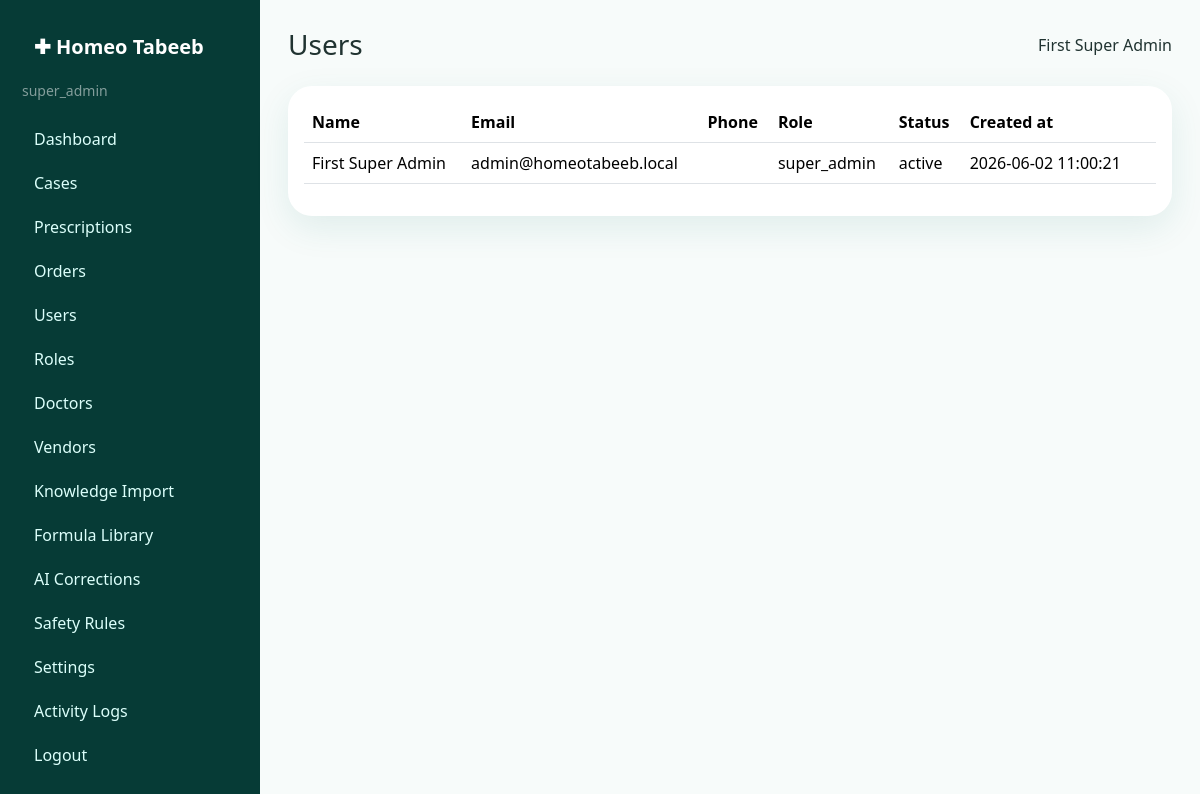
The page /admin/users.php (signed in) on the database its author committed.
### tables this page shows
CREATE TABLE users (id BIGINT UNSIGNED AUTO_INCREMENT PRIMARY KEY,name VARCHAR(150) NOT NULL,email VARCHAR(190) NOT NULL UNIQUE,phone VARCHAR(60),password_hash VARCHAR(255) NOT NULL,role ENUM('super_admin','admin','manager','doctor') NOT NULL DEFAULT 'doctor',status ENUM('active','inactive') NOT NULL DEFAULT 'active',created_at DATETIME NOT NULL DEFAULT CURRENT_TIMESTAMP,updated_at DATETIME NULL ON UPDATE CURRENT_TIMESTAMP);

### includes/db.php (called while the page is built, shortened)
<?php
function db(): PDO
{
    $dsn = 'mysql:host=' . DB_HOST . ';dbname=' . DB_NAME . ';charset=' . DB_CHARSET;
    $pdo = new PDO($dsn, DB_USER, DB_PASS, [
        PDO::ATTR_ERRMODE => PDO::ERRMODE_EXCEPTION,
        PDO::ATTR_DEFAULT_FETCH_MODE => PDO::FETCH_ASSOC,
        PDO::ATTR_EMULATE_PREPARES => false,
    ]);
    return $pdo;
}
function db_fetch_all(string $sql, array $params = []): array
{
    $stmt = db()->prepare($sql);
    $stmt->execute($params);
    return $stmt->fetchAll();
}

### admin/users.php (the view)
<?php require_once __DIR__ . '/../includes/functions.php'; admin_header('Users'); $file=basename(__FILE__); $rows=db_fetch_all("SELECT id,name,email,phone,role,status,created_at FROM users ORDER BY id DESC LIMIT 100"); $cols=['name', 'email', 'phone', 'role', 'status', 'created_at']; ?><div class="card soft-card"><div class="card-body table-responsive"><table class="table table-hover"><thead><tr><?php foreach($cols as $c): ?><th><?= e(str_replace('_',' ',ucfirst($c))) ?></th><?php endforeach; ?><th></th></tr></thead><tbody><?php foreach($rows as $r): ?><tr><?php foreach($cols as $c): ?><td><?= e(excerpt((string)($r[$c] ?? ''), 120)) ?></td><?php endforeach; ?><?php if($file==='orders.php') echo '<td><a class="btn btn-sm btn-outline-success" href="order-view.php?id='.(int)$r['id'].'">View</a></td>'; elseif($file==='prescriptions.php') echo '<td><a class="btn btn-sm btn-outline-success" href="prescription-review.php?print='.(int)$r['id'].'">Print</a></td>'; else echo '<td></td>'; ?></tr><?php endforeach; ?></tbody></table><?php if(!$rows) echo empty_state('No records found.'); ?></div></div><?php admin_footer(); ?>

### assets/css/style.css (style rules this page uses)
:root { --teal:#0f766e;--mint:#e6fffb;--dark:#12312f }
body { background:#f7fbfa;color:#203331 }
.hero-card,.soft-card { border:0;border-radius:24px;box-shadow:0 12px 35px rgba(15,118,110,.1) }

### rows shown on the page
users: name "First Super Admin", email "admin@homeotabeeb.local", role "super_admin", status "active", created_at "2026-06-02 11:00:21"

### other values the page prints
SITE_NAME "Homeo Tabeeb"
$u['role'] "super_admin"
$label "Dashboard"
$label "Cases"
$label "Prescriptions"
$label "Orders"
$label "Users"
$label "Roles"
$label "Doctors"
$label "Vendors"
$label "Knowledge Import"
$label "Formula Library"
$label "AI Corrections"
$label "Safety Rules"
$label "Settings"
